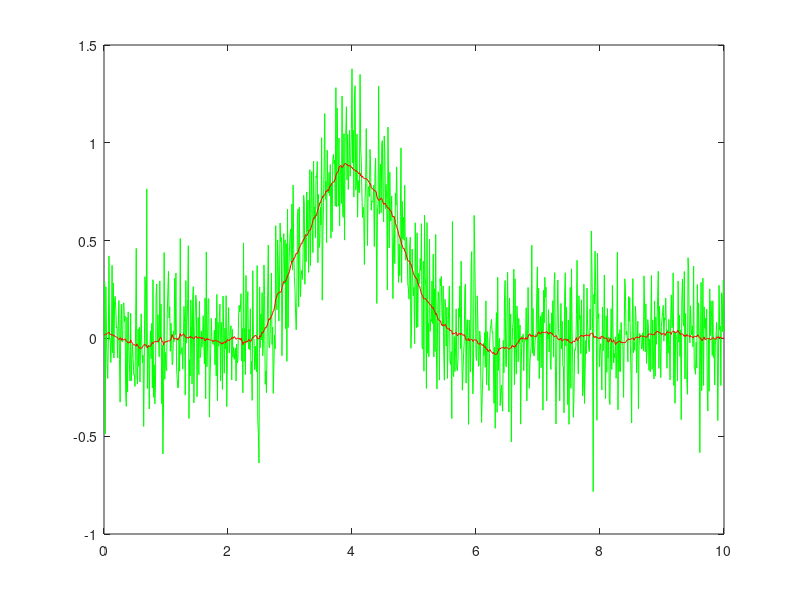

The MATLAB source for this figure:
close all; clear; clc;
%sygnal prostokątny
Fs = 100;
t = 0:(1/Fs):pi;
x = (sin(2*t)-1i*(cos(2*t))).*(t<=(pi/2));
%plot(t,x);
xlabel("Czas[s]");
ylabel("amplituda");
ylim([-0.5,3.5]);
mean(x)
sum(abs(x).^2)/Fs % liczona enaergia/ poczielona przez czestotliwaosc 
plot(t,real(x),'r',t,imag(x),'g');

% liczenie splotu!!
conv([1 -2 0 2], [-1 0 1])

% liczenie splotu!!v2
conv([3 -4 -1 4], [3 5 2],'same')
%ten parametr 'same' do filtracji, paarametr /valid/ przyjmuje tylko te pozycje gdzie
%nie bylo uzupelnione zerami

%%
close all; clear; clc;
% prostokątny
%t = <0,10>, Fs=100
%amp=2, szer=4,sr=5
Fs=100
t = 0:(1/Fs):10;
x = 2*(abs(t-5)<=2);
x2 = conv(x,x,'same')/Fs; %muszą być te parametry
szer=6;
y=(abs(t-5)<=szer/2)/szer;
%y=[1 -2 1]
x3 = conv(x,y,'same'); %muszą być te parametry
plot(t,x,'r',t,y,'b',t,x3,'g')
%%
close all; clear; clc;
%funkcja sza
%t=<0,10>
%Fs=100, x=Sza, dt=1-krok w fukncji sza, amp=1
%y=funkcja gaussa, sr=5, adch=1, amp=1;
%y=y/sum((y:));
%splot
Fs=100
t = 0:(1/Fs):10;
%x = (mod(t,0.13)==0)
x = (mod(t,1)==0);
%plot(t,x)
odch = 0.1;
y=exp(-(t-5).*(t-5))/(2*odch*odch);
%y=y/sum(y(:));
c=conv(x,y,'same') %splot
plot(t,x,'g',t,y,'b',t,c,'r')
%%
close all; clear; clc;
%t=<0,10> , Fs=100
%x: prost, sr=4, amp=1, szer=3
% x dodac rozklad noramlny N(0,0.2);
%y: prost, o dlugosci N=2*k, i ampl=1/N
%splot, wyswietlic x i xy(splot)
Fs=100;
t = 0:(1/Fs):10;
%x = 2*(abs(t-5)<=2);
x=1*(abs(t-4)<=1.5);
xs = x + 0.2*randn(size(x));
N=53;
y = ones(1,N)./N;
xy=conv(xs,y,'same');
plot(t,xs,'g',t,xy,'r')
%%
close all; clear; clc;
%t=<0,10> , Fs=100
%x: trojk, sr=4, amp=1, szer=3
% x dodac rozklad noramlny N(0,0.2);
%y: trojk, o dlugosci N=2*k, i ampl=1/N
%splot, wyswietlic x i xy(splot)
Fs=100;
t = 0:(1/Fs):10;
%x = 2*(abs(t-5)<=2);
x=(1-abs(t-4)/1.5).*(abs(t-4)<=1.5); % tak się robi trójąt
xs = x + 0.2*randn(size(x));
N=53;
y = ones(1,N)./N
xy=conv(xs,y,'same');
plot(t,xs,'g',t,xy,'r')
%%
close all; clear; clc;
% liczenie splotu!!
conv([3 0 -1 2], [2 4 3])

% liczenie splotu!!
xcorr([3 0 -1 2], [2 4 3])

